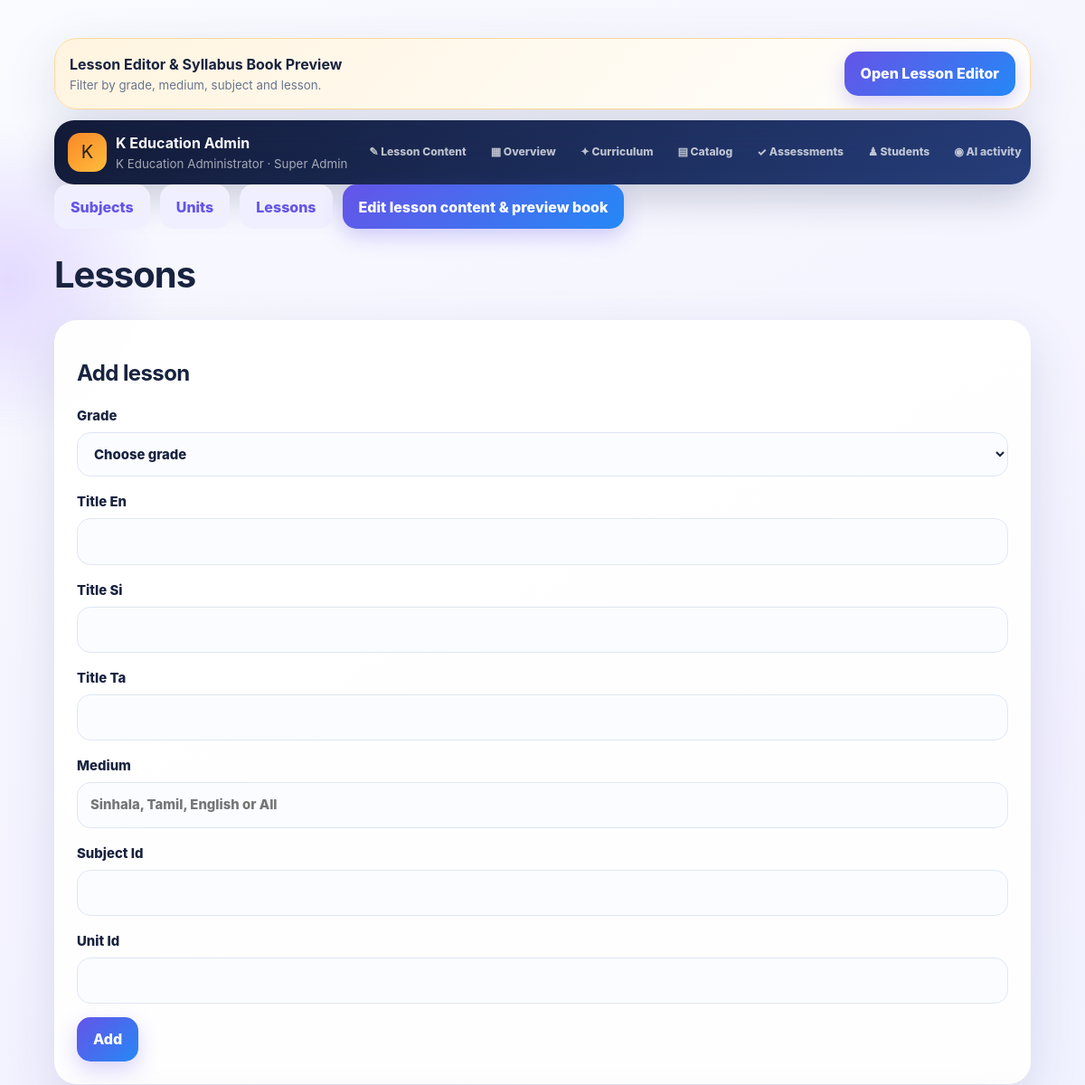
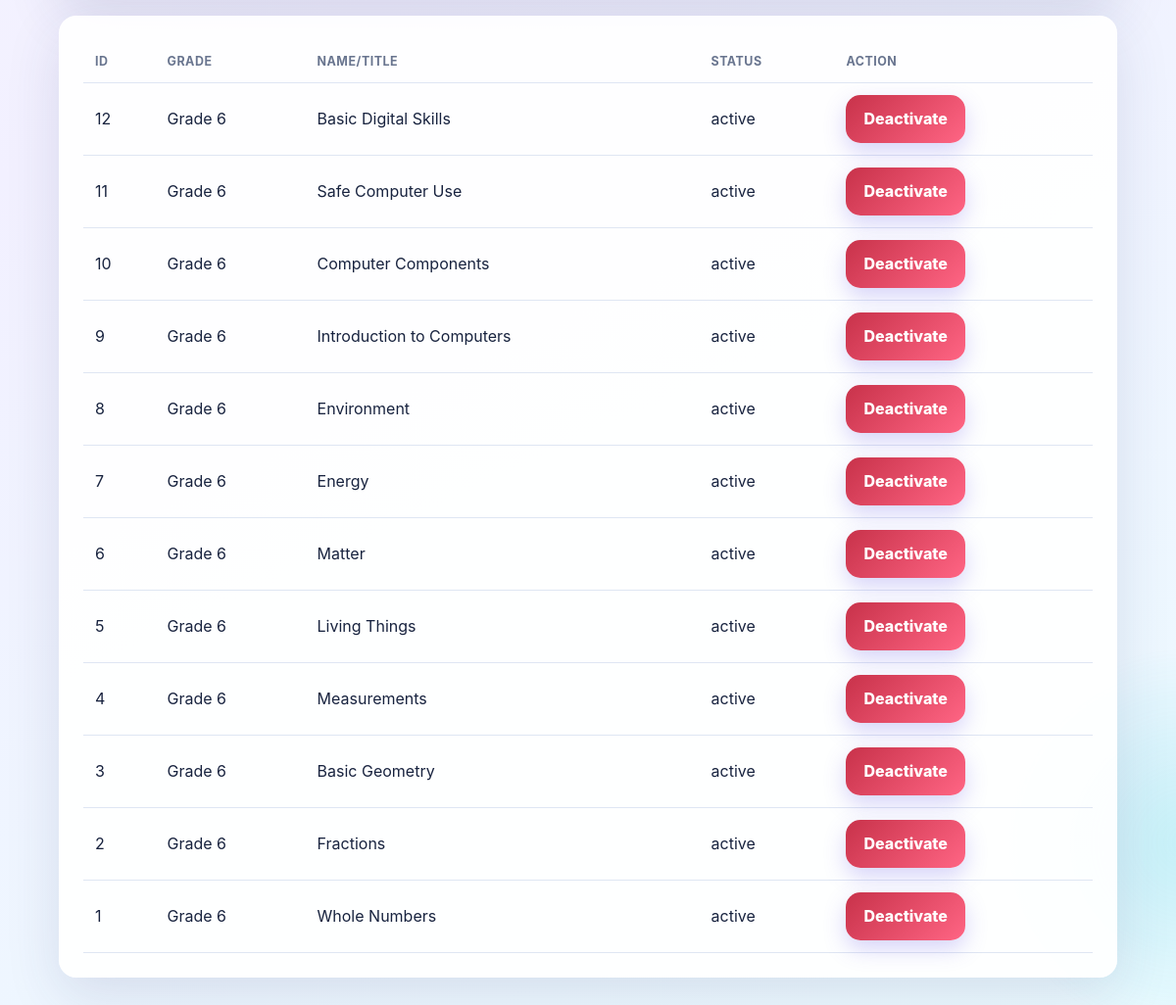
Page /admin/lessons.php (signed in) on the committed database (2 pictures, top to bottom).
### tables this page shows
CREATE TABLE lessons(id INT AUTO_INCREMENT PRIMARY KEY,grade_id INT NOT NULL,medium ENUM('All','Sinhala','Tamil','English') DEFAULT 'All',content_source VARCHAR(30) NOT NULL DEFAULT 'manual',subject_id INT NOT NULL,unit_id INT NOT NULL,title_en VARCHAR(200),title_si VARCHAR(200),title_ta VARCHAR(200),short_description_en TEXT,short_description_si TEXT,short_description_ta TEXT,content_en MEDIUMTEXT,content_si MEDIUMTEXT,content_ta MEDIUMTEXT,learning_objectives_en TEXT,learning_objectives_si TEXT,learning_objectives_ta TEXT,key_terms_en TEXT,key_terms_si TEXT,key_terms_ta TEXT,examples_en TEXT,examples_si TEXT,examples_ta TEXT,summary_en TEXT,summary_si TEXT,summary_ta TEXT,display_order INT DEFAULT 0,status ENUM('active','inactive') DEFAULT 'active',created_at TIMESTAMP DEFAULT CURRENT_TIMESTAMP,updated_at TIMESTAMP DEFAULT CURRENT_TIMESTAMP ON UPDATE CURRENT_TIMESTAMP,INDEX(grade_id,subject_id,unit_id),FULLTEXT(title_en,summary_en,key_terms_en),FOREIGN KEY(grade_id) REFERENCES grades(id),FOREIGN KEY(subject_id) REFERENCES subjects(id),FOREIGN KEY(unit_id) REFERENCES units(id));

CREATE TABLE grades(id INT AUTO_INCREMENT PRIMARY KEY,grade_number TINYINT NOT NULL UNIQUE,name VARCHAR(50) NOT NULL,status ENUM('active','inactive') DEFAULT 'active',created_at TIMESTAMP DEFAULT CURRENT_TIMESTAMP);

### admin/lessons.php (called while the page is built)
<?php $entity='lessons';include __DIR__.'/_catalog.php';

### includes/helpers.php (called while the page is built, shortened)
<?php
function e(mixed $v):string{return htmlspecialchars((string)$v,ENT_QUOTES|ENT_SUBSTITUTE,'UTF-8');}

### includes/db.php (called while the page is built, shortened)
<?php
function db(): mysqli {
    static $db;
    if ($db instanceof mysqli) return $db;
    $db = @new mysqli(DB_HOST, DB_USER, DB_PASS, DB_NAME);
    $db->set_charset('utf8mb4');
    return $db;
}

### admin/_catalog.php (the view, shortened to what this page needs)
<?php
$allowed=[
 'subjects'=>['name_en','name_si','name_ta','subject_code','icon'],
 'units'=>['name_en','name_si','name_ta','unit_number','subject_id'],
 'lessons'=>['title_en','title_si','title_ta','medium','subject_id','unit_id'],
 'quizzes'=>['title_en','title_si','title_ta','subject_id','pass_mark']
];
$pageTitle=ucfirst($entity);include __DIR__.'/_top.php';$rows=db()->query("SELECT x.*,g.grade_number FROM $entity x JOIN grades g ON g.id=x.grade_id ORDER BY g.grade_number DESC,x.id DESC");
?>
<nav class="row" style="margin-bottom:16px"><a class="btn alt" href="subjects.php">Subjects</a><a class="btn alt" href="units.php">Units</a><a class="btn alt" href="lessons.php">Lessons</a><a class="btn" href="lesson_editor.php">Edit lesson content &amp; preview book</a></nav>
<h1><?=e(ucfirst($entity))?></h1>
<section class="card"><h2>Add <?=e(rtrim($entity,'s'))?></h2><form method="post"><?=csrf_field()?><input type="hidden" name="action" value="add"><label>Grade<select name="grade_id" required><option value="">Choose grade</option><?php foreach($grades as $g):?><option value="<?=$g['id']?>">Grade <?=$g['grade_number']?></option><?php endforeach;?></select></label><?php foreach($allowed[$entity] as $field):?><label><?=e(ucwords(str_replace('_',' ',$field)))?><input name="<?=e($field)?>"<?=$field==='medium'?' placeholder="Sinhala, Tamil, English or All"':''?> required></label><?php endforeach;?><button>Add</button></form></section>
<section class="card scroll"><table><tr><th>ID</th><th>Grade</th><th>Name/title</th><th>Status</th><th>Action</th></tr><?php while($row=$rows->fetch_assoc()):?><tr><td><?=$row['id']?></td><td>Grade <?=$row['grade_number']?></td><td><?=e($row['name_en']??$row['title_en']??'')?></td><td><?=e($row['status'])?></td><td><form method="post"><?=csrf_field()?><input type="hidden" name="id" value="<?=$row['id']?>"><button class="<?=$row['status']==='active'?'danger':'good'?>" name="action" value="<?=$row['status']==='active'?'inactive':'active'?>"><?=$row['status']==='active'?'Deactivate':'Activate'?></button></form></td></tr><?php endwhile;?></table></section>
<?php if($entity==='quizzes'):?><section class="card"><p>Import multilingual quiz questions through the Assessments workspace.</p></section><?php endif;include __DIR__.'/../includes/footer.php';?>

### includes/header.php (style rules this page uses)
:root { --violet:#6554e8;--violet2:#8c52ff;--blue:#2588f6;--cyan:#1cc8d7;--mint:#21c59b;--gold:#ffb638;--rose:#ff6584;--ink:#18233f;--muted:#69758f;--paper:#fff;--line:#dfe6f3;--danger:#d83d55;--shadow:0 18px 55px rgba(45,56,110,.13);--soft-shadow:0 9px 28px rgba(45,56,110,.1) }
* { box-sizing:border-box }
html { scroll-behavior:smooth }
body { margin:0;min-height:100vh;color:var(--ink);font-family:Inter,"Segoe UI",system-ui,-apple-system,"Noto Sans Sinhala","Noto Sans Tamil",sans-serif;line-height:1.55;background:linear-gradient(155deg,#f9fbff 0%,#f2f0ff 48%,#ebfbff 100%);overflow-x:hidden }
body:before,body:after { content:"";position:fixed;z-index:-2;border-radius:50%;filter:blur(2px);pointer-events:none }
body:before { width:360px;height:360px;left:-170px;top:130px;background:radial-gradient(circle,rgba(139,82,255,.18),transparent 68%);animation:floatOrb 12s ease-in-out infinite }
body:after { width:420px;height:420px;right:-220px;bottom:50px;background:radial-gradient(circle,rgba(28,200,215,.19),transparent 67%);animation:floatOrb 14s ease-in-out infinite reverse }
a { color:var(--violet);text-underline-offset:3px }
.card { position:relative;background:rgba(255,255,255,.92);border:1px solid rgba(255,255,255,.9);border-radius:25px;padding:20px;box-shadow:var(--shadow);margin-bottom:17px;overflow:hidden;transition:transform .25s ease,box-shadow .25s ease,border-color .25s ease }
.btn,button { display:inline-flex;align-items:center;justify-content:center;gap:8px;min-height:49px;padding:11px 18px;border:0;border-radius:15px;background:linear-gradient(135deg,var(--violet),var(--blue));box-shadow:0 9px 22px rgba(101,84,232,.25);color:#fff;text-decoration:none;font:inherit;font-weight:850;cursor:pointer;transition:transform .18s,box-shadow .18s,filter .18s }
.btn.alt { background:#f0efff;color:var(--violet);box-shadow:none }
.btn.danger,.danger { background:linear-gradient(135deg,#c8324a,var(--rose)) }
.row { display:flex;gap:11px;align-items:center;flex-wrap:wrap }
input,select,textarea { width:100%;min-height:49px;padding:13px 14px;border:1.5px solid var(--line);border-radius:15px;background:rgba(250,252,255,.95);color:var(--ink);font:inherit;margin:6px 0 15px;outline:0;transition:border-color .2s,box-shadow .2s,background .2s }
label { font-weight:800;font-size:.93rem }
.scroll { overflow:auto;border-radius:18px }
table { width:100%;border-collapse:collapse }
th,td { padding:12px;border-bottom:1px solid var(--line);text-align:left }
th { color:var(--muted);font-size:.78rem;text-transform:uppercase;letter-spacing:.04em }
h1,h2,h3 { line-height:1.18;letter-spacing:-.025em }
h1 { font-size:clamp(1.7rem,5vw,2.5rem) }
.reveal { animation:reveal .55s both }
@media (min-width:720px) { .card { padding:24px } }

### rows in the picture
lessons: id "12", grade.grade_number "6", title_en "Basic Digital Skills", status "active", shows "Deactivate"
lessons: id "11", grade.grade_number "6", title_en "Safe Computer Use", status "active", shows "Deactivate"
lessons: id "10", grade.grade_number "6", title_en "Computer Components", status "active", shows "Deactivate"
lessons: id "9", grade.grade_number "6", title_en "Introduction to Computers", status "active", shows "Deactivate"
lessons: id "8", grade.grade_number "6", title_en "Environment", status "active", shows "Deactivate"
lessons: id "7", grade.grade_number "6", title_en "Energy", status "active", shows "Deactivate"
lessons: id "6", grade.grade_number "6", title_en "Matter", status "active", shows "Deactivate"
lessons: id "5", grade.grade_number "6", title_en "Living Things", status "active", shows "Deactivate"
lessons: id "4", grade.grade_number "6", title_en "Measurements", status "active", shows "Deactivate"
lessons: id "3", grade.grade_number "6", title_en "Basic Geometry", status "active", shows "Deactivate"
lessons: id "2", grade.grade_number "6", title_en "Fractions", status "active", shows "Deactivate"
lessons: id "1", grade.grade_number "6", title_en "Whole Numbers", status "active", shows "Deactivate"

### other values in the picture
$_SESSION['admin']['full_name'] "K Education Administrator"
str_replace('_',' ',$_SESSION['admin']['role']??'admin') "Super Admin"
$item[0] "✎"
$item[1] "Lesson Content"
$item[0] "▦"
$item[1] "Overview"
$item[0] "✦"
$item[1] "Curriculum"
$item[0] "▤"
$item[1] "Catalog"
$item[0] "✓"
$item[1] "Assessments"
$item[0] "♟"
$item[1] "Students"
$item[0] "◉"
